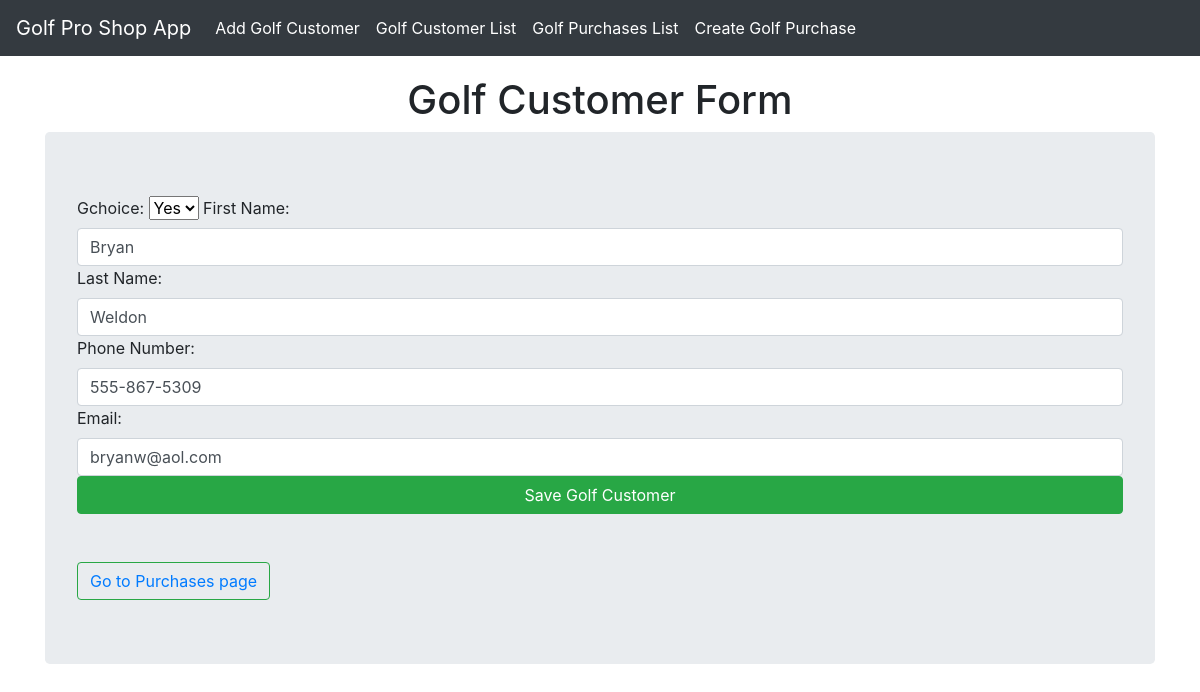
The app's page /update/1/ with its own data.
### golfproapp/models.py (models this page shows)
class Customer(models.Model):
    customer_id = models.AutoField(primary_key=True)
    golferchoice=[('Y','Yes'),('N','No'),]
    gchoice = models.CharField(max_length=1, choices=golferchoice, default='Y')
    fname = models.TextField(max_length=10, default="Golfer1")
    lname = models.TextField(max_length=10, default="Golfer1Lname")
    g_phone = models.CharField(default="555-867-5309", max_length=15)
    g_email = models.CharField(default="bob.smith@aol.com", max_length=30)

### golfproapp/views.py (the view)
# urls.py: path('update/<int:customer_id>/', views.customer_update_view, name='customer_update'),
def customer_update_view(request, customer_id):
    customer = Customer.objects.get(customer_id=customer_id)
    form = CustomerForm(instance=customer)
    if request.method == 'POST':
        form = CustomerForm(request.POST, instance=customer)
        if form.is_valid():
            form.save()
            return redirect ('customer_list')
    return render(request, 'golfproapp/customer_form.html', {'form': form})

### golfproapp/forms.py
class CustomerForm(forms.ModelForm):
    class Meta:
        model = Customer
        fields = '__all__'
        labels = {
            'customer_id': 'Customer ID',
            'is_golfer': 'Golfer Yes or No',
            'fname' : 'First Name',
            'lname' : 'Last Name',
            'g_phone': 'Phone Number',
            'g_email': 'Email'
        }
        widgets = {
            'customer_id': forms.NumberInput(
                attrs={'placeholder':'e.g. 1', 'class':'form-control'}),
            'is_golfer': forms.TextInput(
                attrs={'placeholder':'e.g. Yes/No', 'class':'form-control'}),
            'fname': forms.TextInput(
                attrs={'placeholder':'e.g. Bob', 'class':'form-control'}),
            'lname': forms.TextInput(
                attrs={'placeholder':'e.g. Smith', 'class':'form-control'}),
            'g_phone': forms.TextInput(
                attrs={'placeholder':'e.g. 201-331-2412', 'class':'form-control'}),
            'g_email': forms.TextInput(
                attrs={'placeholder':'e.g. bob@aol.com', 'class':'form-control'}),
        }

### golfproapp/templates/golfproapp/customer_form.html (shortened to what this page needs)
{% extends "golfproapp/layout.html" %}
{% block content %}
<h1 class="text-center">Golf Customer Form</h1>
<form method="POST" class="jumbotron">
    {{form}}
    <button class="btn btn-success btn-block" type="submit">Save Golf Customer</button>
    <br>
    <br>
    <button class="btn btn-outline-success" type="button">
    <a href="{% url 'customer_create' %}">Go to Purchases page</a></button>
</form>
{% endblock %}

### golfproapp/templates/golfproapp/layout.html (style rules this page uses)
body { padding-top: 56px; }

### records on screen
Customer: gchoice "Yes", fname "Bryan", lname "Weldon", g_phone "555-867-5309", g_email "bryanw@aol.com"
